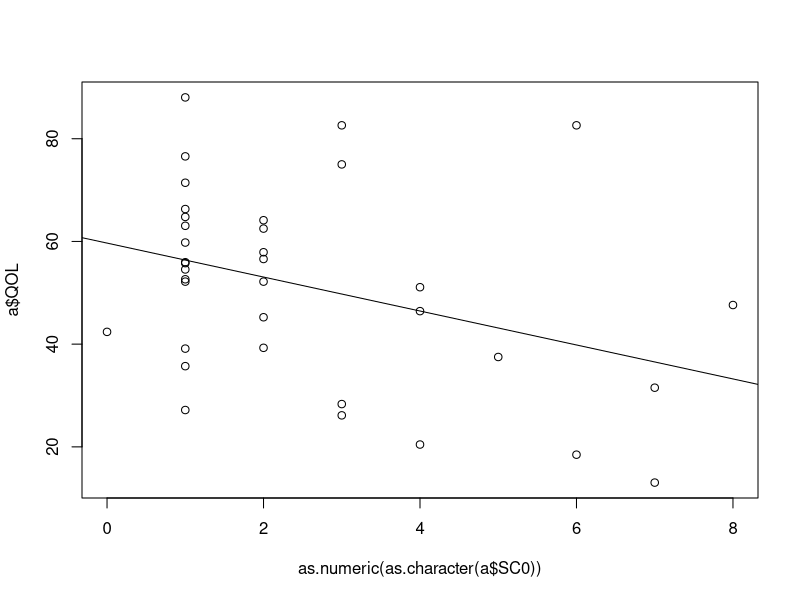

Reproduce this figure in R. (Note: this script raises an error after producing the figure.)
## ---- chunk 1
library(tidyverse)
library(tidyr)
library(ggplot2)
library(dplyr)
disease <- read.csv("Downloads/Disease Severity and Meaning Making in SLOS_February 1, 2022_16.39.csv", header=TRUE,na.strings=c("","NA"))
disease = disease[-1:-2,]

disease <- disease %>% select(-StartDate,-EndDate,-Status,-IPAddress,-Duration..in.seconds.,-RecordedDate,-ResponseId,-RecipientFirstName,-RecipientEmail,-RecipientLastName,-ExternalReference,-LocationLatitude,-LocationLongitude,-DistributionChannel,-UserLanguage,-Q_RecaptchaScore) %>% mutate(id=row_number())

# Remove rows: process < 10 & severity_score =0
anormal_data <- disease %>% 
  filter(as.numeric(as.character(Progress)) < 10 & as.numeric(as.character(SC0))==0)
# Subset for text-only dataset (Q33,34,35 find the meaning related)
meaning <- disease %>% select(Q33,Q34,Q35)
# The subset after remove anomal rows based on process and severity_score
normal_data <- disease %>% filter(!id %in% anormal_data$id) %>% as.data.frame()

# manually change the all age with unit year. 
normal_data$Q8 = as.character(normal_data$Q8)
normal_data[7, 16] = 2.5
normal_data[72,16] = 0.75
normal_data[70,16] = 3.92
normal_data[64,16] = 3.17
normal_data[8,16] = 0.92
normal_data[74,16] = 1.5
normal_data[54,16] = 26

#Convert severity score to 100-point scale.
#normal_data <- normal_data %>% mutate(SC100 = as.numeric(SC0)/20*100) 
normal_data <- normal_data %>% rowwise() %>% mutate(missing_detectQOL=sum(is.na(c_across(Q28_1:Q31_5))))
#Calculate QOL.
QOL <- function(x){
  x <-  
    ifelse(x==1,100,ifelse(x==2,75,ifelse(x==3,50,ifelse(x==4,25,ifelse(x==5,0," ")))))
}
normal_data[,36:58] <- QOL(normal_data[,36:58])

normal_data[,36:58] <- apply(normal_data[,36:58],2,function(x) as.numeric(x))

normal_data$QOL <- apply(normal_data[,36:58], 1, mean, na.rm = TRUE)
####### whether we should exclude 18 
normal_data <- normal_data %>% filter(as.numeric(Q8) <18)

length(is.null(normal_data$Q28_2))


normal_data <- normal_data %>% rowwise() %>% mutate(missing_detectQOL=sum(is.na(c_across(Q28_1:Q31_5))))

# more than 50% should not be counted 
# if missing_detectQOL > 23/2, this row don't hava life-quality score. 
table(normal_data$missing_detectQOL)
table(normal_data$Q8)

a <- normal_data %>% filter(missing_detectQOL <=10) 

fit1 <- lm(QOL ~ as.numeric(as.character(SC0)), data = a)
summary(fit1)
plot(as.numeric(as.character(a$SC0)),a$QOL,type="p")
abline(fit1)

over_4 <- a %>% filter(as.numeric(as.character(SC0))>=4) %>% select(SC0,QOL,id) %>% mutate(group = c("1"))
less_4 <- a %>% filter(as.numeric(as.character(SC0))<4) %>%
select(SC0,QOL,id) %>% mutate(group = c("2"))
total <- rbind(over_4,less_4)

t.test(spending ~ city, var.equal = TRUE)

t.test(QOL ~ group, data = total,
        var.equal = TRUE, alternative = "less")
